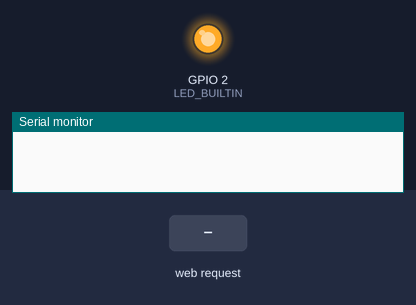
The sketch below on a simulated ESP8266 (Wemos D1 mini). On the bench: output pins drawn as LEDs (lit = HIGH, except the on-board LED, lit = LOW), the last lines printed to the serial monitor. The test bench sets the inputs (shaded band).

Above: at 1.2 s.
1.3 s: HTTP request GET /OFF received
At 2.5 s:
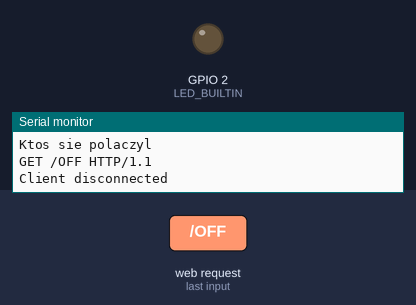
2.8 s: HTTP request GET /ON received
At 3.8 s:
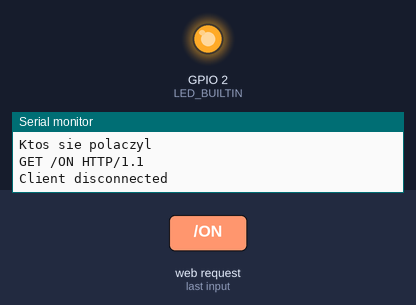
Timing chart, 0 to 5.8 s (numbered marks = the images above; inputs shaded):
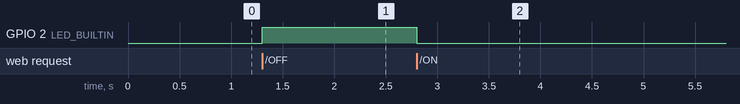

Measured:
- after the input at 1.3 s, GPIO 2 (LED_BUILTIN): LOW → HIGH at once
- after the input at 2.8 s, GPIO 2 (LED_BUILTIN): HIGH → LOW at once

The sketch:

wemos_blink_v1.ino
```cpp
#include <ESP8266WiFi.h>
WiFiServer server(80);
void setup() {

WiFi.mode(WIFI_AP);
WiFi.softAP("SSID", "Password");
server.begin();
Serial.begin(115200);
IPAddress HTTPS_ServerIP = WiFi.softAPIP();

 pinMode(LED_BUILTIN, OUTPUT);
}
void loop() {

WiFiClient client  = server.available();
if (!client) {
  return;
}
Serial.println("Ktos sie polaczyl");
String request = client.readStringUntil('\r');
Serial.println(request);
if (request.indexOf("/OFF") != -1) {
  digitalWrite(LED_BUILTIN, HIGH);
} else if (request.indexOf("/ON") != -1){

 digitalWrite(LED_BUILTIN, LOW);
}
String f = "HTTP/1.1 200 OK\r\n";
f += "Content-Type: text/html\r\n\r\n";
f += "<!DOCTYPE HTML>\r\n<html>\r\n";
f += "<h2 style=background-color:DodgerBlue;>My Intrnet of My Things</h2>";
f += "<h1>Oswietlenie_</h1>";
f += "<br><input type=\"button\" name=\b1\" value=\"Turn LED ON\" onclick=\"location.href='/ON'\">";
f += "<br><br><br>";
f += "<input type=\"button\" name=\"b1\" value=\"Turn LED OFF\" onclick=\"location.href='/OFF'\">";
f += "<br><br><br>";

f += "</html>\n";

client.flush();
client.print(f);
delay(1);
Serial.println("Client disconnected");
}
```
